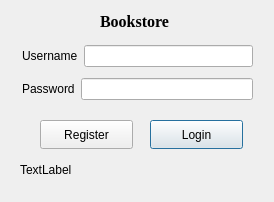
<?xml version="1.0" encoding="UTF-8"?>
<ui version="4.0">
 <class>Dialog</class>
 <widget class="QDialog" name="Dialog">
  <property name="geometry">
   <rect>
    <x>0</x>
    <y>0</y>
    <width>274</width>
    <height>202</height>
   </rect>
  </property>
  <property name="windowTitle">
   <string>Dialog</string>
  </property>
  <widget class="QPushButton" name="LoginButton">
   <property name="geometry">
    <rect>
     <x>150</x>
     <y>120</y>
     <width>93</width>
     <height>29</height>
    </rect>
   </property>
   <property name="text">
    <string>Login</string>
   </property>
  </widget>
  <widget class="QPushButton" name="registerButton">
   <property name="geometry">
    <rect>
     <x>40</x>
     <y>120</y>
     <width>93</width>
     <height>29</height>
    </rect>
   </property>
   <property name="text">
    <string>Register</string>
   </property>
  </widget>
  <widget class="QLabel" name="label">
   <property name="geometry">
    <rect>
     <x>100</x>
     <y>10</y>
     <width>87</width>
     <height>22</height>
    </rect>
   </property>
   <property name="font">
    <font>
     <family>Times New Roman</family>
     <pointsize>12</pointsize>
     <bold>true</bold>
    </font>
   </property>
   <property name="text">
    <string>Bookstore</string>
   </property>
  </widget>
  <widget class="QLabel" name="connectionLabel">
   <property name="geometry">
    <rect>
     <x>20</x>
     <y>160</y>
     <width>63</width>
     <height>20</height>
    </rect>
   </property>
   <property name="text">
    <string>TextLabel</string>
   </property>
  </widget>
  <widget class="QWidget" name="">
   <property name="geometry">
    <rect>
     <x>22</x>
     <y>40</y>
     <width>231</width>
     <height>65</height>
    </rect>
   </property>
   <layout class="QVBoxLayout" name="verticalLayout">
    <item>
     <layout class="QHBoxLayout" name="horizontalLayout_2">
      <item>
       <widget class="QLabel" name="label_2">
        <property name="text">
         <string>Username</string>
        </property>
       </widget>
      </item>
      <item>
       <widget class="QLineEdit" name="usernameLineEdit">
        <property name="echoMode">
         <enum>QLineEdit::Normal</enum>
        </property>
       </widget>
      </item>
     </layout>
    </item>
    <item>
     <layout class="QHBoxLayout" name="horizontalLayout">
      <item>
       <widget class="QLabel" name="label_3">
        <property name="text">
         <string>Password</string>
        </property>
       </widget>
      </item>
      <item>
       <widget class="QLineEdit" name="passwordLineEdit">
        <property name="echoMode">
         <enum>QLineEdit::Password</enum>
        </property>
       </widget>
      </item>
     </layout>
    </item>
   </layout>
  </widget>
 </widget>
 <resources/>
 <connections/>
</ui>
